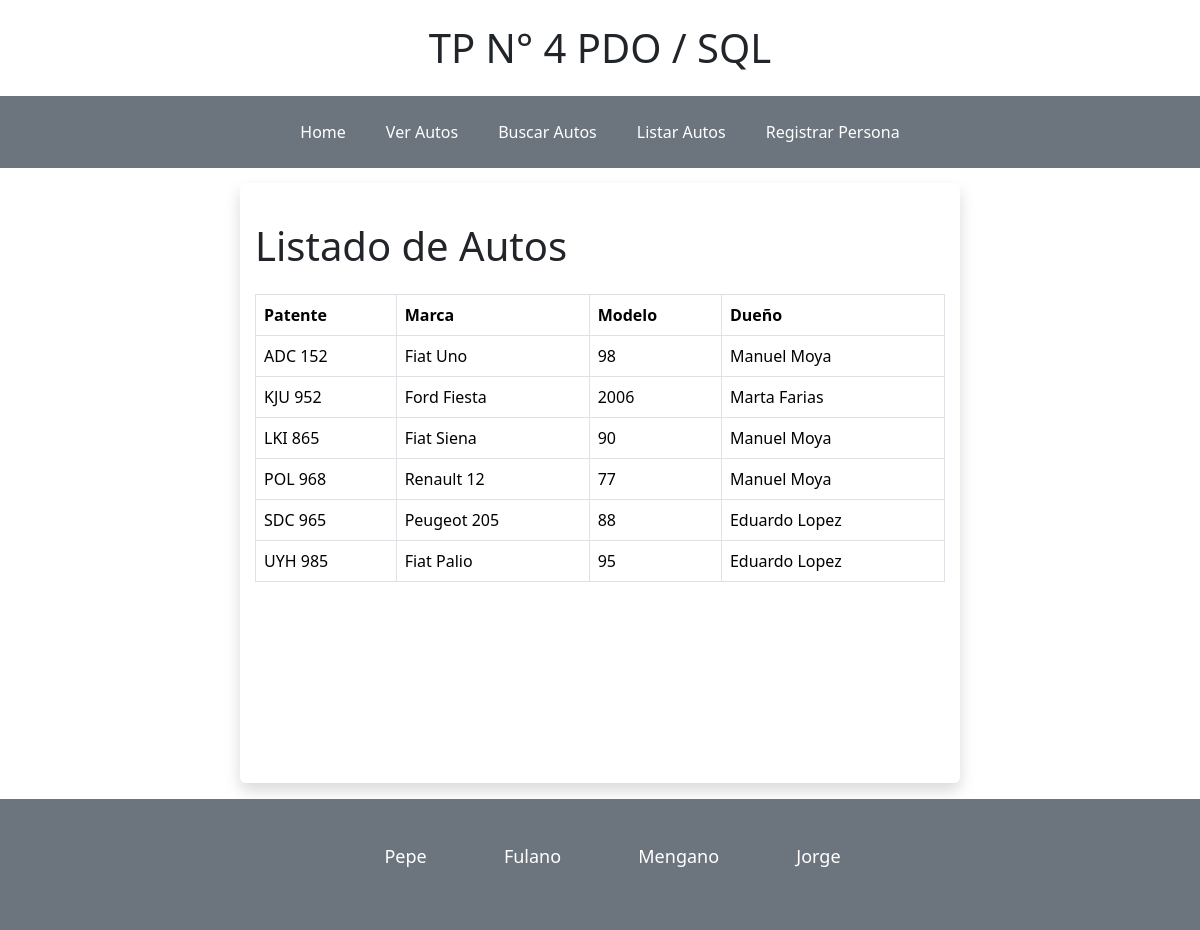
Page /Vista/VerAutos.php on the committed database.
### tables this page shows
CREATE TABLE `auto` (
  `Patente` varchar(10) NOT NULL,
  `Marca` varchar(50) NOT NULL,
  `Modelo` int(11) NOT NULL,
  `DniDuenio` varchar(10) NOT NULL,
  PRIMARY KEY  (`Patente`)
);

CREATE TABLE `persona` (
  `NroDni` varchar(10) NOT NULL,
  `Apellido` varchar(50) NOT NULL,
  `Nombre` varchar(50) NOT NULL,
  `fechaNac` date not null,
  `Telefono` varchar(20) NOT NULL,
  `Domicilio` varchar(200) NOT NULL,
  PRIMARY KEY  (`NroDni`)
);

### Modelo/Conector/BaseDatos.php (called while the page is built, shortened)
<?php
class BaseDatos extends PDO {
  	private $indice;
  	private $resultado;
    public function __construct(){
        $this->indice =0;
    }
    public function Ejecutar($sql){
        if ( stristr($sql,"select")){
            $resp =  $this->EjecutarSelect($sql);
        }
        return $resp;
   }
   private function EjecutarSelect($sql){
       $cant = -1;
       $resultado=parent::query($sql);
       if(!$resultado){
           $this->analizarDebug();
       }else {
          $arregloResult = $resultado->fetchAll();
          $cant = count($arregloResult);
       }
       return $cant;
   }
   public function Registro() {
       $filaActual = false;
       $indiceActual = $this->getIndice();
       if ($indiceActual>=0) {
           $filas = $this->getResultado();
           if($indiceActual<count($filas)){
               $filaActual =  $filas[$indiceActual];
           }else {
               $this->setIndice(-1);
           }
       }
       return $filaActual;
   }
   private function setIndice ($valor){
       $this->indice = $valor;
   }
   private function getIndice (){
       return $this->indice;
   }
   private function setResultado($valor){
       $this->resultado = $valor;
   }
   private function getResultado(){
      return $this->resultado;
   }
}

### Modelo/Auto.php (called while the page is built, shortened)
<?php
include_once 'Conector/BaseDatos.php';
class Auto extends BaseDatos {
    private $patente;
    private $marca;
    private $modelo;
    public function __construct() {
        $this->patente = "";
        $this->marca = "";
        $this->modelo = "";
    }
    public function getPatente() {
        return $this->patente;
    }
    public function setPatente($patente) {
        $this->patente = $patente;
    }
    public function getMarca() {
        return $this->marca;
    }
    public function setMarca($marca) {
        $this->marca = $marca;
    }
    public function getModelo() {
        return $this->modelo;
    }
    public function setModelo($modelo) {
        $this->modelo = $modelo;
    }
    public function listar($parametro="") {
        $arreglo = array();
        $base = new BaseDatos();
        $sql = "SELECT * FROM auto";
        if ($parametro != "") {
            $sql .= ' WHERE '.$parametro;
        }
        $res = $base->Ejecutar($sql);
        if($res > -1) {
            if($res > 0) {
                while ($row = $base->Registro()) {
                    $obj = new Auto();
                    $obj->setear($row['Patente'], $row['Marca'], $row['Modelo'], $row['DniDuenio']);
                    array_push($arreglo, $obj);
                }
            }
        } else {
            $this->setMensajeOperacion("Auto->listar: ".$base->getError());
        }
        return $arreglo;
    }
}

### Control/AbmAuto.php (called while the page is built, shortened)
<?php
class AbmAuto{
    public function buscar($param) {
        $where = " true ";
        $obj = new Auto();
        $arreglo = $obj->listar($where);
        return $arreglo;
    }
}
?>

### Modelo/Persona.php (called while the page is built, shortened)
<?php
include_once 'Conector/BaseDatos.php';
class Persona extends BaseDatos {
    private $nombre;
    private $apellido;
    public function __construct() {
        $this->nombre = "";
        $this->apellido = "";
    }
    public function getNombre() {
        return $this->nombre;
    }
    public function setNombre($nombre) {
        $this->nombre = $nombre;
    }
    public function getApellido() {
        return $this->apellido;
    }
    public function setApellido($apellido) {
        $this->apellido = $apellido;
    }
    public function listar($parametro="") {
        $arreglo = array();
        $base = new BaseDatos();
        $sql = "SELECT * FROM persona";
        if ($parametro != "") {
            $sql .= ' WHERE '.$parametro;
        }
        $res = $base->Ejecutar($sql);
        if($res > -1) {
            if($res > 0) {
                while ($row = $base->Registro()) {
                    $obj = new Persona();
                    $obj->setear($row['NroDni'], $row['Nombre'], $row['Apellido'], $row['fechaNac'], $row['Telefono'], $row['Domicilio']);
                    array_push($arreglo, $obj);
                }
            }
        } else {
            $this->setMensajeOperacion("Persona->listar: ".$base->getError());
        }
        return $arreglo;
    }
}

### Control/AbmPersona.php (called while the page is built, shortened)
<?php
class AbmPersona extends Persona {
    public function buscar($param) {
        $where = " true ";
        if ($param <> NULL) {
            if (isset($param['NroDni']))
                $where .= " and nroDni =" . $param['NroDni'];
        }
        $obj = new Persona();
        $arreglo = $obj->listar($where);
        return $arreglo;
    }
}
?>

### Vista/VerAutos.php (the view)
<?php
include 'Estructura/Header.php';
include '../Modelo/Auto.php';
include '../Control/AbmAuto.php';
include '../Control/AbmPersona.php';
$abmAuto = new AbmAuto();
$abmPersona = new AbmPersona();
$autos = $abmAuto->buscar(null);
?>
    <div class="container contenedor rounded shadow mb-3">
        <h1 class="my-4">Listado de Autos</h1>
        <?php
        if (count($autos) > 0) {
            echo "<table class='  table table-bordered'>
                  <thead class='thead-dark'>
                  <tr>
                  <th>Patente</th>
                  <th>Marca</th>
                  <th>Modelo</th>
                  <th>Dueño</th>
                  </tr>
                  </thead>
                  <tbody>";
            foreach ($autos as $auto) {
                $dniDuenio = $auto->getDniDuenio();
                $param = ['NroDni' => $dniDuenio];
                $duenio = $abmPersona->buscar($param);
                if (isset($duenio[0])) {
                    $nombreDuenio = $duenio[0]->getNombre() . ' ' . $duenio[0]->getApellido();
                } else {
                    $nombreDuenio = 'Dueño no encontrado';
                }
                echo '<tr>';
                echo '<td>' . $auto->getPatente() . '</td>';
                echo '<td>' . $auto->getMarca() . '</td>';
                echo '<td>' . $auto->getModelo() . '</td>';
                echo '<td>' . $nombreDuenio . '</td>';
                echo '</tr>';
            }
            echo '</tbody>';
            echo '</table>';
        } else {
            echo '<div class="alert alert-danger m-3 w-50" role="alert" >No hay autos cargados en la base de datos.</div>';
        }
        ?>
    </div>
<?php include_once "./Estructura/Footer.php";?>

### Vista/Estructura/Header.php (shortened to what this page needs)
<!DOCTYPE html>
<html lang="en">
<head>
    <link href="https://cdn.jsdelivr.net/npm/bootstrap@5.3.3/dist/css/bootstrap.min.css" rel="stylesheet">
    <link rel="stylesheet" href="https://cdnjs.cloudflare.com/ajax/libs/bootstrap-icons/1.5.0/font/bootstrap-icons.min.css">
    <link rel="stylesheet" href="Assets/styles.css?v=2.3">
</head>
<body>
<header>
    <h1 class="my-4 text-center mt-50">TP N° 4 PDO / SQL</h1>
    <nav class="navbar navbar-expand-lg navbar-light bg-secondary">
        <div class="collapse navbar-collapse justify-content-center" id="navbarNav">
            <ul class="navbar-nav ">
                <li class="nav-item m-2">
                    <a class="nav-link btn btn-dark mx-1 text-white" href="./">Home</a>
                </li>
                <li class="nav-item m-2">
                    <a class="nav-link btn btn-dark mx-1 text-white" href="../../../TP4_PDO/Vista/VerAutos.php">Ver Autos</a>
                </li>
                <li class="nav-item m-2">
                    <a class="nav-link btn btn-dark mx-1 text-white" href="../../../TP4_PDO/Vista/buscarAuto.php">Buscar Autos</a>
                </li>
                <li class="nav-item m-2">
                    <a class="nav-link btn btn-dark mx-1 text-white" href="../../../TP4_PDO/Vista/listaPersona.php">Listar Autos</a>
                </li>
                <li class="nav-item m-2">
                    <a class="nav-link btn btn-dark mx-1 text-white" href="../../../TP4_PDO/Vista/nuevaPersona.php">Registrar Persona</a>
                </li>
            </ul>
        </div>
    </nav>
</header>

### Vista/Estructura/Footer.php (shortened to what this page needs)
<footer class="bg-secondary text-white py-4">
    <div class="container text-center futer">
        <ul class="list-inline">
            <li class="list-inline-item">Pepe</li>
            <li class="list-inline-item">Fulano</li>
            <li class="list-inline-item">Mengano</li>
            <li class="list-inline-item">Jorge</li>
        </ul>
    </div>
</footer>
</body>
</html>

### Vista/Assets/styles.css (style rules this page uses)
.contenedor { width: 60%; margin: auto; min-height: 600px; box-shadow: 0 0 10px rgba(0, 0, 0, 0.1); border-radius: 10px; margin-top: 15px; padding: 15px; }
.futer .list-inline-item { font-size: large; transition: 1.5s ; color: 1.5s ease-in-out; margin-left: 25px; animation: colorChange 10s infinite; padding: 20px; }

### rows in the picture
auto: Patente "ADC 152", Marca "Fiat Uno", Modelo "98", DniDuenio.Apellido "Manuel Moya"
auto: Patente "KJU 952", Marca "Ford Fiesta", Modelo "2006", DniDuenio.Apellido "Marta Farias"
auto: Patente "LKI 865", Marca "Fiat Siena", Modelo "90", DniDuenio.Apellido "Manuel Moya"
auto: Patente "POL 968", Marca "Renault 12", Modelo "77", DniDuenio.Apellido "Manuel Moya"
auto: Patente "SDC 965", Marca "Peugeot 205", Modelo "88", DniDuenio.Apellido "Eduardo Lopez"
auto: Patente "UYH 985", Marca "Fiat Palio", Modelo "95", DniDuenio.Apellido "Eduardo Lopez"
